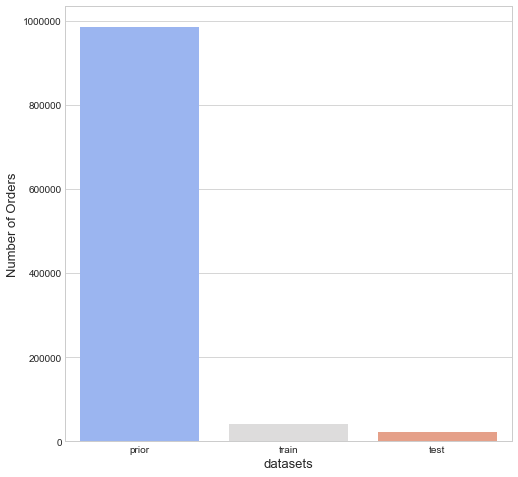

Here is the Python script that generated this plot:
# -*- coding: utf-8 -*-
"""
Created on Wed Apr 25 17:35:52 2018

@author: KURAMS
"""

import pandas as pd

import matplotlib.pyplot as plt  # Matlab-style plotting
import seaborn as sns
color = sns.color_palette()

import warnings
warnings.filterwarnings('ignore')

order_products_prior_df= pd.read_csv("./input/order_products_prior.csv")
order_products_train_df= pd.read_csv("./input/order_products_train.csv")
orders_df= pd.read_csv("./input/orders.csv")
products_df= pd.read_csv("./input/products.csv")

order_products_all = pd.concat([order_products_train_df, order_products_prior_df], axis=0)

grouped = orders_df.groupby("eval_set")["order_id"].aggregate({'Total_orders': 'count'}).reset_index()
grouped['Ratio'] = grouped["Total_orders"].apply(lambda x: x /grouped['Total_orders'].sum())
grouped

print(grouped)

grouped  = grouped.groupby(['eval_set']).sum()['Total_orders'].sort_values(ascending=False)

sns.set_style('whitegrid')
f, ax = plt.subplots(figsize=(8, 8))
sns.barplot(grouped.index, grouped.values, palette='coolwarm')
plt.ylabel('Number of Orders', fontsize=13)
plt.xlabel('datasets', fontsize=13)
plt.show()
